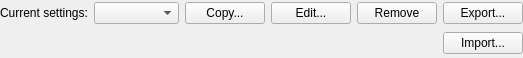
<?xml version="1.0" encoding="UTF-8"?>
<ui version="4.0">
 <class>TextEditor::CodeStyleSelectorWidget</class>
 <widget class="QWidget" name="TextEditor::CodeStyleSelectorWidget">
  <property name="geometry">
   <rect>
    <x>0</x>
    <y>0</y>
    <width>523</width>
    <height>58</height>
   </rect>
  </property>
  <property name="windowTitle">
   <string>Form</string>
  </property>
  <layout class="QGridLayout" name="gridLayout">
   <property name="margin">
    <number>0</number>
   </property>
   <item row="0" column="0">
    <layout class="QHBoxLayout" name="horizontalLayout">
     <item>
      <widget class="QLabel" name="label">
       <property name="text">
        <string>Current settings:</string>
       </property>
      </widget>
     </item>
     <item>
      <widget class="QComboBox" name="delegateComboBox">
       <property name="sizePolicy">
        <sizepolicy hsizetype="Expanding" vsizetype="Fixed">
         <horstretch>0</horstretch>
         <verstretch>0</verstretch>
        </sizepolicy>
       </property>
      </widget>
     </item>
    </layout>
   </item>
   <item row="0" column="1">
    <widget class="QPushButton" name="copyButton">
     <property name="text">
      <string>Copy...</string>
     </property>
    </widget>
   </item>
   <item row="0" column="2">
    <widget class="QPushButton" name="editButton">
     <property name="text">
      <string>Edit...</string>
     </property>
    </widget>
   </item>
   <item row="0" column="3">
    <widget class="QPushButton" name="removeButton">
     <property name="text">
      <string>Remove</string>
     </property>
    </widget>
   </item>
   <item row="0" column="4">
    <widget class="QPushButton" name="exportButton">
     <property name="text">
      <string>Export...</string>
     </property>
    </widget>
   </item>
   <item row="1" column="4">
    <widget class="QPushButton" name="importButton">
     <property name="text">
      <string>Import...</string>
     </property>
    </widget>
   </item>
  </layout>
 </widget>
 <tabstops>
  <tabstop>delegateComboBox</tabstop>
  <tabstop>copyButton</tabstop>
  <tabstop>editButton</tabstop>
  <tabstop>removeButton</tabstop>
  <tabstop>exportButton</tabstop>
 </tabstops>
 <resources/>
 <connections/>
</ui>
